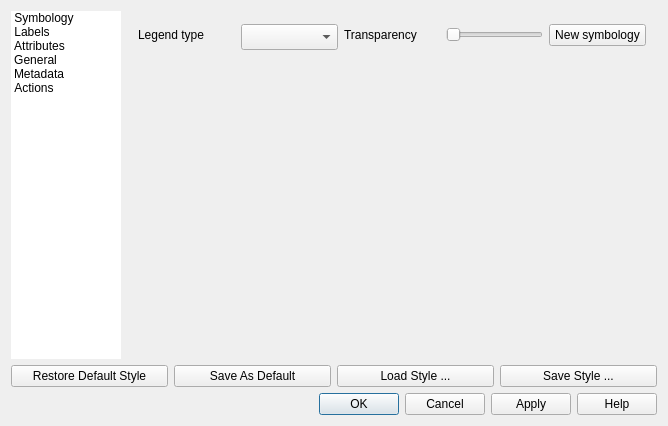
<?xml version="1.0" encoding="UTF-8"?>
<ui version="4.0">
 <class>QgsVectorLayerPropertiesBase</class>
 <widget class="QDialog" name="QgsVectorLayerPropertiesBase">
  <property name="geometry">
   <rect>
    <x>0</x>
    <y>0</y>
    <width>668</width>
    <height>426</height>
   </rect>
  </property>
  <property name="windowTitle">
   <string>Layer Properties</string>
  </property>
  <property name="windowIcon">
   <iconset>
    <normaloff>:/images/icons/qgis-icon-16x16.png</normaloff>:/images/icons/qgis-icon-16x16.png</iconset>
  </property>
  <property name="modal">
   <bool>true</bool>
  </property>
  <layout class="QGridLayout" name="gridLayout">
   <item row="0" column="0">
    <widget class="QListWidget" name="listWidget">
     <property name="minimumSize">
      <size>
       <width>110</width>
       <height>0</height>
      </size>
     </property>
     <property name="maximumSize">
      <size>
       <width>110</width>
       <height>16777215</height>
      </size>
     </property>
     <property name="frameShape">
      <enum>QFrame::NoFrame</enum>
     </property>
     <property name="frameShadow">
      <enum>QFrame::Plain</enum>
     </property>
     <property name="horizontalScrollBarPolicy">
      <enum>Qt::ScrollBarAlwaysOff</enum>
     </property>
     <property name="editTriggers">
      <set>QAbstractItemView::NoEditTriggers</set>
     </property>
     <property name="showDropIndicator" stdset="0">
      <bool>false</bool>
     </property>
     <property name="alternatingRowColors">
      <bool>false</bool>
     </property>
     <property name="iconSize">
      <size>
       <width>64</width>
       <height>64</height>
      </size>
     </property>
     <property name="textElideMode">
      <enum>Qt::ElideNone</enum>
     </property>
     <property name="flow">
      <enum>QListView::TopToBottom</enum>
     </property>
     <property name="isWrapping" stdset="0">
      <bool>false</bool>
     </property>
     <property name="resizeMode">
      <enum>QListView::Adjust</enum>
     </property>
     <property name="spacing">
      <number>9</number>
     </property>
     <property name="viewMode">
      <enum>QListView::IconMode</enum>
     </property>
     <property name="uniformItemSizes">
      <bool>false</bool>
     </property>
     <property name="wordWrap">
      <bool>true</bool>
     </property>
     <item>
      <property name="text">
       <string>Symbology</string>
      </property>
      <property name="icon">
       <iconset resource="resources.qrc">
        <normaloff>:/symbology.png</normaloff>:/symbology.png</iconset>
      </property>
     </item>
     <item>
      <property name="text">
       <string>Labels</string>
      </property>
      <property name="icon">
       <iconset resource="resources.qrc">
        <normaloff>:/labels.png</normaloff>:/labels.png</iconset>
      </property>
     </item>
     <item>
      <property name="text">
       <string>Attributes</string>
      </property>
      <property name="icon">
       <iconset resource="resources.qrc">
        <normaloff>:/attributes.png</normaloff>:/attributes.png</iconset>
      </property>
     </item>
     <item>
      <property name="text">
       <string>General</string>
      </property>
      <property name="icon">
       <iconset resource="resources.qrc">
        <normaloff>:/general.png</normaloff>:/general.png</iconset>
      </property>
     </item>
     <item>
      <property name="text">
       <string>Metadata</string>
      </property>
      <property name="icon">
       <iconset resource="resources.qrc">
        <normaloff>:/metadata.png</normaloff>:/metadata.png</iconset>
      </property>
     </item>
     <item>
      <property name="text">
       <string>Actions</string>
      </property>
      <property name="icon">
       <iconset resource="resources.qrc">
        <normaloff>:/action.png</normaloff>:/action.png</iconset>
      </property>
     </item>
    </widget>
   </item>
   <item row="0" column="1">
    <widget class="QStackedWidget" name="stackedWidget">
     <property name="currentIndex">
      <number>0</number>
     </property>
     <widget class="QWidget" name="page_3">
      <layout class="QGridLayout" name="gridLayout_4">
       <item row="0" column="0">
        <widget class="QLabel" name="legendtypelabel">
         <property name="sizePolicy">
          <sizepolicy hsizetype="Minimum" vsizetype="Preferred">
           <horstretch>0</horstretch>
           <verstretch>0</verstretch>
          </sizepolicy>
         </property>
         <property name="maximumSize">
          <size>
           <width>32767</width>
           <height>22</height>
          </size>
         </property>
         <property name="text">
          <string>Legend type</string>
         </property>
         <property name="buddy">
          <cstring>legendtypecombobox</cstring>
         </property>
        </widget>
       </item>
       <item row="0" column="1">
        <widget class="QComboBox" name="legendtypecombobox">
         <property name="sizePolicy">
          <sizepolicy hsizetype="Maximum" vsizetype="Fixed">
           <horstretch>0</horstretch>
           <verstretch>0</verstretch>
          </sizepolicy>
         </property>
         <property name="minimumSize">
          <size>
           <width>0</width>
           <height>26</height>
          </size>
         </property>
         <property name="maximumSize">
          <size>
           <width>32767</width>
           <height>22</height>
          </size>
         </property>
        </widget>
       </item>
       <item row="0" column="2">
        <widget class="QLabel" name="lblTransparencyPercent">
         <property name="sizePolicy">
          <sizepolicy hsizetype="Minimum" vsizetype="Preferred">
           <horstretch>0</horstretch>
           <verstretch>0</verstretch>
          </sizepolicy>
         </property>
         <property name="text">
          <string>Transparency</string>
         </property>
         <property name="buddy">
          <cstring>sliderTransparency</cstring>
         </property>
        </widget>
       </item>
       <item row="0" column="3">
        <widget class="QSlider" name="sliderTransparency">
         <property name="sizePolicy">
          <sizepolicy hsizetype="Minimum" vsizetype="Fixed">
           <horstretch>0</horstretch>
           <verstretch>0</verstretch>
          </sizepolicy>
         </property>
         <property name="maximum">
          <number>255</number>
         </property>
         <property name="value">
          <number>0</number>
         </property>
         <property name="orientation">
          <enum>Qt::Horizontal</enum>
         </property>
        </widget>
       </item>
       <item row="1" column="0" colspan="5">
        <widget class="QStackedWidget" name="widgetStackRenderers">
         <property name="sizePolicy">
          <sizepolicy hsizetype="Expanding" vsizetype="Expanding">
           <horstretch>0</horstretch>
           <verstretch>0</verstretch>
          </sizepolicy>
         </property>
         <property name="frameShape">
          <enum>QFrame::NoFrame</enum>
         </property>
         <property name="frameShadow">
          <enum>QFrame::Sunken</enum>
         </property>
         <property name="currentIndex">
          <number>0</number>
         </property>
         <widget class="QWidget" name="page"/>
         <widget class="QWidget" name="page_2"/>
        </widget>
       </item>
       <item row="0" column="4">
        <widget class="QPushButton" name="btnUseNewSymbology">
         <property name="text">
          <string>New symbology</string>
         </property>
        </widget>
       </item>
      </layout>
     </widget>
     <widget class="QWidget" name="page_4">
      <layout class="QGridLayout" name="gridLayout_5">
       <item row="0" column="0">
        <widget class="QCheckBox" name="labelCheckBox">
         <property name="sizePolicy">
          <sizepolicy hsizetype="Expanding" vsizetype="Fixed">
           <horstretch>0</horstretch>
           <verstretch>0</verstretch>
          </sizepolicy>
         </property>
         <property name="text">
          <string>Display labels</string>
         </property>
        </widget>
       </item>
       <item row="1" column="0">
        <widget class="QFrame" name="labelOptionsFrame">
         <property name="enabled">
          <bool>false</bool>
         </property>
         <property name="sizePolicy">
          <sizepolicy hsizetype="Expanding" vsizetype="Expanding">
           <horstretch>0</horstretch>
           <verstretch>0</verstretch>
          </sizepolicy>
         </property>
         <property name="frameShape">
          <enum>QFrame::NoFrame</enum>
         </property>
         <property name="frameShadow">
          <enum>QFrame::Plain</enum>
         </property>
        </widget>
       </item>
      </layout>
     </widget>
     <widget class="QWidget" name="page_5">
      <layout class="QGridLayout" name="gridLayout_6">
       <item row="0" column="0">
        <widget class="QToolButton" name="mAddAttributeButton">
         <property name="sizePolicy">
          <sizepolicy hsizetype="Fixed" vsizetype="Fixed">
           <horstretch>0</horstretch>
           <verstretch>0</verstretch>
          </sizepolicy>
         </property>
         <property name="toolTip">
          <string>New column</string>
         </property>
         <property name="text">
          <string/>
         </property>
         <property name="icon">
          <iconset>
           <normaloff>../../../../../.designer/xpm/new_attribute.png</normaloff>../../../../../.designer/xpm/new_attribute.png</iconset>
         </property>
         <property name="shortcut">
          <string>Ctrl+N</string>
         </property>
        </widget>
       </item>
       <item row="0" column="1">
        <widget class="QToolButton" name="mDeleteAttributeButton">
         <property name="toolTip">
          <string>Delete column</string>
         </property>
         <property name="text">
          <string/>
         </property>
         <property name="icon">
          <iconset>
           <normaloff>../../../../../.designer/xpm/delete_attribute.png</normaloff>../../../../../.designer/xpm/delete_attribute.png</iconset>
         </property>
         <property name="shortcut">
          <string>Ctrl+X</string>
         </property>
        </widget>
       </item>
       <item row="0" column="2">
        <widget class="QToolButton" name="mToggleEditingButton">
         <property name="toolTip">
          <string>Toggle editing mode</string>
         </property>
         <property name="whatsThis">
          <string>Click to toggle table editing</string>
         </property>
         <property name="text">
          <string/>
         </property>
         <property name="checkable">
          <bool>true</bool>
         </property>
        </widget>
       </item>
       <item row="0" column="3">
        <widget class="QToolButton" name="mCalculateFieldButton">
         <property name="toolTip">
          <string>Field calculator</string>
         </property>
         <property name="whatsThis">
          <string>Click to toggle table editing</string>
         </property>
         <property name="text">
          <string/>
         </property>
         <property name="checkable">
          <bool>false</bool>
         </property>
        </widget>
       </item>
       <item row="0" column="4">
        <spacer>
         <property name="orientation">
          <enum>Qt::Horizontal</enum>
         </property>
         <property name="sizeHint" stdset="0">
          <size>
           <width>658</width>
           <height>19</height>
          </size>
         </property>
        </spacer>
       </item>
       <item row="1" column="0" colspan="5">
        <widget class="QTableWidget" name="tblAttributes">
         <property name="sizePolicy">
          <sizepolicy hsizetype="Expanding" vsizetype="Expanding">
           <horstretch>0</horstretch>
           <verstretch>0</verstretch>
          </sizepolicy>
         </property>
         <property name="minimumSize">
          <size>
           <width>256</width>
           <height>0</height>
          </size>
         </property>
         <property name="sortingEnabled">
          <bool>false</bool>
         </property>
        </widget>
       </item>
      </layout>
     </widget>
     <widget class="QWidget" name="page_6">
      <layout class="QGridLayout" name="gridLayout_7">
       <property name="leftMargin">
        <number>0</number>
       </property>
       <property name="topMargin">
        <number>9</number>
       </property>
       <property name="rightMargin">
        <number>0</number>
       </property>
       <property name="bottomMargin">
        <number>0</number>
       </property>
       <item row="0" column="0">
        <widget class="QScrollArea" name="scrollArea_2">
         <property name="widgetResizable">
          <bool>true</bool>
         </property>
         <widget class="QWidget" name="scrollAreaWidgetContents_2">
          <property name="geometry">
           <rect>
            <x>0</x>
            <y>0</y>
            <width>331</width>
            <height>352</height>
           </rect>
          </property>
          <layout class="QGridLayout" name="gridLayout_3">
           <item row="0" column="0">
            <widget class="QGroupBox" name="indexGroupBox">
             <property name="title">
              <string>Options</string>
             </property>
             <layout class="QGridLayout" name="gridLayout_2">
              <item row="0" column="0">
               <widget class="QLabel" name="textLabel3">
                <property name="text">
                 <string>Display name</string>
                </property>
                <property name="buddy">
                 <cstring>txtDisplayName</cstring>
                </property>
               </widget>
              </item>
              <item row="0" column="1">
               <widget class="QLineEdit" name="txtDisplayName"/>
              </item>
              <item row="0" column="2">
               <widget class="QLabel" name="textLabel2">
                <property name="toolTip">
                 <string>Display field for the Identify Results dialog box</string>
                </property>
                <property name="whatsThis">
                 <string>This sets the display field for the Identify Results dialog box</string>
                </property>
                <property name="text">
                 <string>Display field</string>
                </property>
                <property name="buddy">
                 <cstring>displayFieldComboBox</cstring>
                </property>
               </widget>
              </item>
              <item row="0" column="3">
               <widget class="QComboBox" name="displayFieldComboBox">
                <property name="whatsThis">
                 <string>Use this control to set which field is placed at the top level of the Identify Results dialog box.</string>
                </property>
               </widget>
              </item>
              <item row="1" column="0">
               <widget class="QLabel" name="label">
                <property name="text">
                 <string>Edit UI</string>
                </property>
               </widget>
              </item>
              <item row="1" column="1" colspan="2">
               <layout class="QHBoxLayout" name="horizontalLayout_2">
                <item>
                 <widget class="QLineEdit" name="leEditForm"/>
                </item>
                <item>
                 <widget class="QToolButton" name="pbnSelectEditForm">
                  <property name="text">
                   <string>...</string>
                  </property>
                 </widget>
                </item>
               </layout>
              </item>
              <item row="1" column="3">
               <widget class="QPushButton" name="pbnIndex">
                <property name="text">
                 <string>Create Spatial Index</string>
                </property>
               </widget>
              </item>
              <item row="3" column="0" colspan="4">
               <widget class="QLineEdit" name="leSpatialRefSys">
                <property name="readOnly">
                 <bool>true</bool>
                </property>
               </widget>
              </item>
              <item row="2" column="1" colspan="2">
               <widget class="QLineEdit" name="leEditFormInit"/>
              </item>
              <item row="2" column="3">
               <widget class="QPushButton" name="pbnChangeSpatialRefSys">
                <property name="toolTip">
                 <string>Specify the coordinate reference system of the layer's geometry.</string>
                </property>
                <property name="whatsThis">
                 <string>Specify the coordinate reference system of the layer's geometry.</string>
                </property>
                <property name="text">
                 <string>Specify CRS</string>
                </property>
               </widget>
              </item>
              <item row="2" column="0">
               <widget class="QLabel" name="label_3">
                <property name="text">
                 <string>Init function</string>
                </property>
               </widget>
              </item>
             </layout>
            </widget>
           </item>
           <item row="1" column="0">
            <widget class="QGroupBox" name="chkUseScaleDependentRendering">
             <property name="title">
              <string>Use scale dependent rendering</string>
             </property>
             <property name="checkable">
              <bool>true</bool>
             </property>
             <layout class="QGridLayout">
              <property name="margin">
               <number>11</number>
              </property>
              <item row="0" column="2">
               <widget class="QLabel" name="textLabel1_2_2">
                <property name="text">
                 <string>Maximum</string>
                </property>
                <property name="buddy">
                 <cstring>spinMaximumScale</cstring>
                </property>
               </widget>
              </item>
              <item row="0" column="0">
               <widget class="QLabel" name="textLabel1">
                <property name="text">
                 <string>Minimum</string>
                </property>
                <property name="buddy">
                 <cstring>spinMinimumScale</cstring>
                </property>
               </widget>
              </item>
              <item row="0" column="1">
               <widget class="QSpinBox" name="spinMinimumScale">
                <property name="toolTip">
                 <string>Minimum scale at which this layer will be displayed. </string>
                </property>
                <property name="minimum">
                 <number>1</number>
                </property>
                <property name="maximum">
                 <number>100000000</number>
                </property>
               </widget>
              </item>
              <item row="0" column="3">
               <widget class="QSpinBox" name="spinMaximumScale">
                <property name="toolTip">
                 <string>Maximum scale at which this layer will be displayed. </string>
                </property>
                <property name="minimum">
                 <number>1</number>
                </property>
                <property name="maximum">
                 <number>100000000</number>
                </property>
               </widget>
              </item>
             </layout>
            </widget>
           </item>
           <item row="2" column="0">
            <widget class="QGroupBox" name="grpSubset">
             <property name="title">
              <string>Subset</string>
             </property>
             <layout class="QGridLayout">
              <property name="margin">
               <number>11</number>
              </property>
              <item row="0" column="0" colspan="2">
               <widget class="QTextEdit" name="txtSubsetSQL">
                <property name="enabled">
                 <bool>false</bool>
                </property>
                <property name="acceptDrops">
                 <bool>false</bool>
                </property>
                <property name="acceptRichText">
                 <bool>false</bool>
                </property>
               </widget>
              </item>
              <item row="1" column="0">
               <spacer>
                <property name="orientation">
                 <enum>Qt::Horizontal</enum>
                </property>
                <property name="sizeType">
                 <enum>QSizePolicy::Expanding</enum>
                </property>
                <property name="sizeHint" stdset="0">
                 <size>
                  <width>480</width>
                  <height>21</height>
                 </size>
                </property>
               </spacer>
              </item>
              <item row="1" column="1">
               <widget class="QPushButton" name="pbnQueryBuilder">
                <property name="text">
                 <string>Query Builder</string>
                </property>
               </widget>
              </item>
             </layout>
            </widget>
           </item>
          </layout>
         </widget>
        </widget>
       </item>
      </layout>
     </widget>
     <widget class="QWidget" name="page_7">
      <layout class="QGridLayout" name="gridLayout_8">
       <item row="0" column="0">
        <widget class="QTextEdit" name="teMetadata">
         <property name="lineWidth">
          <number>2</number>
         </property>
         <property name="readOnly">
          <bool>true</bool>
         </property>
        </widget>
       </item>
      </layout>
     </widget>
     <widget class="QWidget" name="page_8">
      <layout class="QGridLayout" name="gridLayout_9">
       <item row="0" column="0">
        <widget class="QFrame" name="actionOptionsFrame">
         <property name="sizePolicy">
          <sizepolicy hsizetype="Expanding" vsizetype="Expanding">
           <horstretch>0</horstretch>
           <verstretch>0</verstretch>
          </sizepolicy>
         </property>
         <property name="frameShape">
          <enum>QFrame::NoFrame</enum>
         </property>
         <property name="frameShadow">
          <enum>QFrame::Raised</enum>
         </property>
        </widget>
       </item>
      </layout>
     </widget>
    </widget>
   </item>
   <item row="1" column="0" colspan="2">
    <layout class="QHBoxLayout" name="horizontalLayout">
     <item>
      <widget class="QPushButton" name="pbnLoadDefaultStyle">
       <property name="text">
        <string>Restore Default Style</string>
       </property>
      </widget>
     </item>
     <item>
      <widget class="QPushButton" name="pbnSaveDefaultStyle">
       <property name="text">
        <string>Save As Default</string>
       </property>
      </widget>
     </item>
     <item>
      <widget class="QPushButton" name="pbnLoadStyle">
       <property name="text">
        <string>Load Style ...</string>
       </property>
      </widget>
     </item>
     <item>
      <widget class="QPushButton" name="pbnSaveStyleAs">
       <property name="text">
        <string>Save Style ...</string>
       </property>
      </widget>
     </item>
    </layout>
   </item>
   <item row="2" column="0" colspan="2">
    <widget class="QDialogButtonBox" name="buttonBox">
     <property name="orientation">
      <enum>Qt::Horizontal</enum>
     </property>
     <property name="standardButtons">
      <set>QDialogButtonBox::Apply|QDialogButtonBox::Cancel|QDialogButtonBox::Help|QDialogButtonBox::Ok</set>
     </property>
    </widget>
   </item>
  </layout>
 </widget>
 <layoutdefault spacing="6" margin="11"/>
 <tabstops>
  <tabstop>txtDisplayName</tabstop>
  <tabstop>displayFieldComboBox</tabstop>
  <tabstop>leSpatialRefSys</tabstop>
  <tabstop>pbnIndex</tabstop>
  <tabstop>spinMinimumScale</tabstop>
  <tabstop>spinMaximumScale</tabstop>
  <tabstop>txtSubsetSQL</tabstop>
  <tabstop>pbnQueryBuilder</tabstop>
  <tabstop>buttonBox</tabstop>
 </tabstops>
 <resources>
  <include location="resources.qrc"/>
 </resources>
 <connections>
  <connection>
   <sender>labelCheckBox</sender>
   <signal>clicked(bool)</signal>
   <receiver>labelOptionsFrame</receiver>
   <slot>setEnabled(bool)</slot>
   <hints>
    <hint type="sourcelabel">
     <x>201</x>
     <y>20</y>
    </hint>
    <hint type="destinationlabel">
     <x>201</x>
     <y>49</y>
    </hint>
   </hints>
  </connection>
  <connection>
   <sender>listWidget</sender>
   <signal>currentRowChanged(int)</signal>
   <receiver>stackedWidget</receiver>
   <slot>setCurrentIndex(int)</slot>
   <hints>
    <hint type="sourcelabel">
     <x>99</x>
     <y>10</y>
    </hint>
    <hint type="destinationlabel">
     <x>754</x>
     <y>12</y>
    </hint>
   </hints>
  </connection>
 </connections>
</ui>
